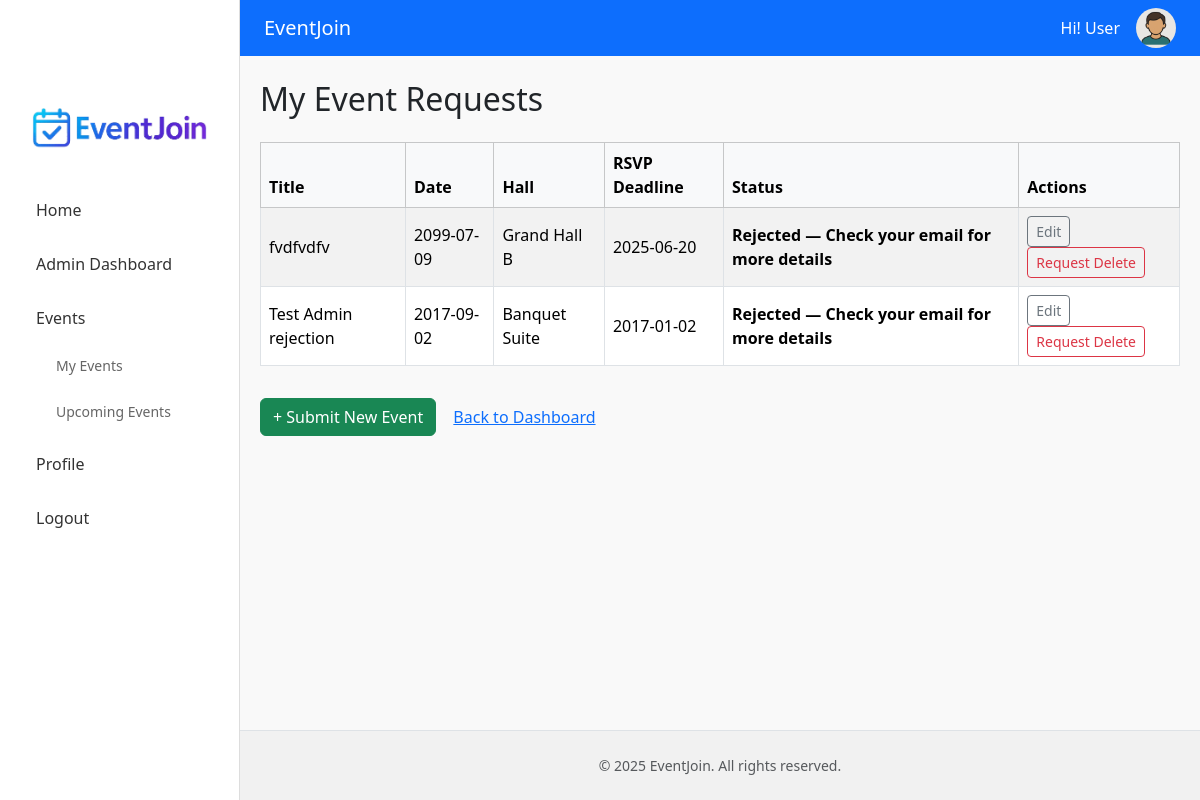
Page /requestor/my_events.php (signed in) on the committed database.
### tables this page shows
CREATE TABLE `users` (
  `id` int(11) NOT NULL,
  `first_name` varchar(100) DEFAULT NULL,
  `last_name` varchar(100) DEFAULT NULL,
  `name` varchar(100) NOT NULL,
  `email` varchar(100) NOT NULL,
  `phone` varchar(20) DEFAULT NULL,
  `address` text DEFAULT NULL,
  `city` varchar(100) DEFAULT NULL,
  `country` varchar(100) DEFAULT NULL,
  `bio` text DEFAULT NULL,
  `profile_pic` varchar(255) DEFAULT NULL,
  `password` varchar(255) NOT NULL,
  `role` enum('venue_manager','requestor','registered_user') NOT NULL
);

CREATE TABLE `events` (
  `id` int(11) NOT NULL,
  `title` varchar(150) NOT NULL,
  `description` text DEFAULT NULL,
  `event_date` date NOT NULL,
  `event_time` time NOT NULL,
  `hall_id` int(11) NOT NULL,
  `banner_image` varchar(255) DEFAULT NULL,
  `created_by` int(11) NOT NULL,
  `status` enum('pending','approved','rejected') DEFAULT 'pending',
  `rsvp_deadline` date DEFAULT NULL,
  `rsvp_limit` int(11) DEFAULT NULL,
  `created_at` timestamp NOT NULL DEFAULT current_timestamp(),
  `is_public` tinyint(1) DEFAULT 0,
  `delete_requested` tinyint(1) DEFAULT 0,
  `rejection_reason` text DEFAULT NULL
);

CREATE TABLE `halls` (
  `id` int(11) NOT NULL,
  `name` varchar(100) NOT NULL
);

### requestor/my_events.php (the view, shortened to what this page needs)
<?php
require_once '../config/conn.php';
include '../includes/header.php';
include '../includes/sidebar.php';
$stmt = $pdo->prepare("
    SELECT e.id, e.title, e.event_date, e.rsvp_deadline, e.status, e.delete_requested, h.name AS hall_name
    FROM events e
    JOIN halls h ON e.hall_id = h.id
    WHERE e.created_by = ?
    ORDER BY e.event_date DESC
");
$stmt->execute([$_SESSION['user_id']]);
$events = $stmt->fetchAll(PDO::FETCH_ASSOC);
?>
<div class="main-content container py-4">
    <h2 class="mb-4">My Event Requests</h2>
    <?php if (count($events) > 0): ?>
        <div class="table-responsive">
            <table class="table table-bordered table-striped align-middle">
                <thead class="table-light">
                    <tr>
                        <th>Title</th>
                        <th>Date</th>
                        <th>Hall</th>
                        <th>RSVP Deadline</th>
                        <th>Status</th>
                        <th>Actions</th>
                    </tr>
                </thead>
                <tbody>
                    <?php foreach ($events as $event): ?>
                        <tr>
                            <td><?= htmlspecialchars($event['title']) ?></td>
                            <td><?= $event['event_date'] ?></td>
                            <td><?= htmlspecialchars($event['hall_name']) ?></td>
                            <td><?= $event['rsvp_deadline'] ?></td>
                            <td>
                            <?php if ($event['status'] === 'rejected'): ?>
                                <strong><?= ucfirst($event['status']) . ' — Check your email for more details' ?></strong>
                            <?php else: ?>
                                <strong><?= ucfirst($event['status']) ?></strong>
                            <?php endif; ?>
                            </td>
                            <td>
                                <a href="edit_event.php?event_id=<?= $event['id'] ?>" class="btn btn-sm btn-outline-secondary me-2">Edit</a>
                                <?php if ($event['delete_requested']): ?>
                                    <span class="badge bg-warning text-dark">Deletion Pending</span>
                                <?php else: ?>
                                    <form method="POST" action="request_delete.php" style="display:inline;">
                                        <button type="submit" class="btn btn-sm btn-outline-danger"
                                                onclick="return confirm('Send deletion request to venue manager?');">
                                            Request Delete
                                        </button>
                                    </form>
                                <?php endif; ?>
                            </td>
                        </tr>
                    <?php endforeach; ?>
                </tbody>
            </table>
        </div>
    <?php else: ?>
        <p class="text-muted">You haven’t submitted any events yet.</p>
    <?php endif; ?>
    <div class="mt-3">
        <a href="submit_event.php" class="btn btn-success">+ Submit New Event</a>
        <a href="/capstone/registered_user/my_events.php" class="btn btn-link">Back to Dashboard</a>
    </div>
</div>
<?php include '../includes/footer.php'; ?>

### includes/header.php (shortened to what this page needs)
<?php
require_once $_SERVER['DOCUMENT_ROOT'] . '/capstone/config/conn.php';
?>
<!DOCTYPE html>
<html lang="en">
<head>
    <link rel="stylesheet" href="https://cdn.jsdelivr.net/npm/bootstrap@5.3.3/dist/css/bootstrap.min.css">
    <link rel="stylesheet" href="/capstone/assets/css/style.css">
</head>
<body class="d-flex flex-column min-vh-100">
<nav class="navbar navbar-expand-lg navbar-dark bg-primary px-4">
    <a class="navbar-brand" href="index.php">EventJoin</a>
    <div class="ms-auto d-flex align-items-center gap-3">
        <?php if (isset($_SESSION['user_id'])): ?>
            <?php
                $stmt = $pdo->prepare("SELECT first_name, profile_pic FROM users WHERE id = ?");
                $stmt->execute([$_SESSION['user_id']]);
                $userData = $stmt->fetch();
                $profilePic = $userData['profile_pic'] ?? '';
                $profilePicPath = '/capstone/assets/images/profile_pic/' . $profilePic;
                $defaultPic = '/capstone/assets/images/avatar.png';
                $absolutePath = $_SERVER['DOCUMENT_ROOT'] . '/capstone/assets/images/profile_pic/' . $profilePic;
                $finalPic = (!empty($profilePic) && file_exists($absolutePath)) ? $profilePicPath : $defaultPic;
                $displayName = $userData['first_name'] ?? 'User';
            ?>
            <span class="text-white">Hi! <?= htmlspecialchars($displayName) ?></span>
            <img src="<?= htmlspecialchars($finalPic) ?>" alt="Avatar" class="rounded-circle" style="width: 40px; height: 40px;">
        <?php else: ?>
            <a href="/capstone/login.php" class="btn btn-light btn-sm">Login</a>
        <?php endif; ?>
    </div>
</nav>

### assets/css/style.css (style rules this page uses)
body { display: flex; flex-direction: column; min-height: 100vh; margin-left: 240px; }
.main-content { flex: 1; padding: 20px; background: #f9f9f9; }

### rows in the picture
users: first_name "User"
events: title "fvdfvdfv", event_date "2099-07-09", hall.name "Grand Hall B", rsvp_deadline "2025-06-20", status "Rejected"
events: title "Test Admin rejection", event_date "2017-09-02", hall.name "Banquet Suite", rsvp_deadline "2017-01-02", status "Rejected"
